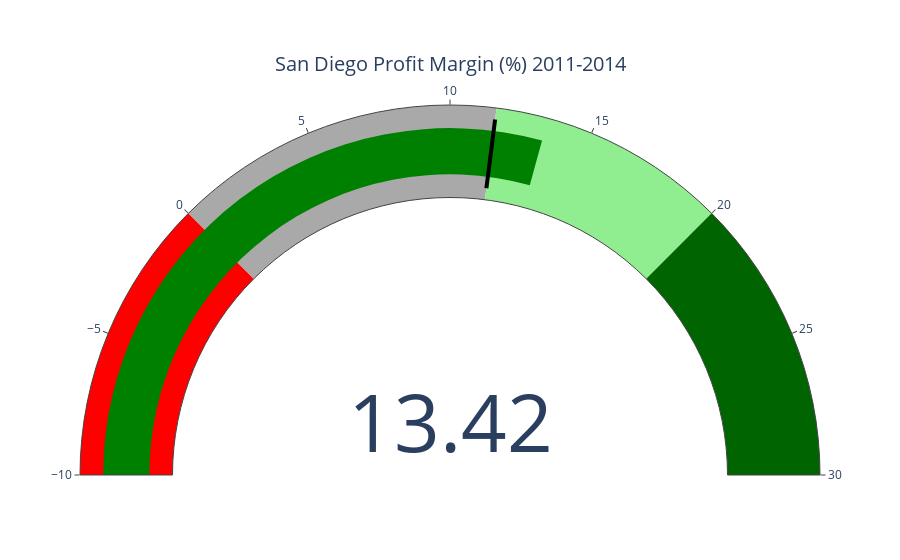

The code cell stored with this chart in its notebook:
### Code cell
import pandas as pd 
import plotly.graph_objects as go
# Load data
file_path = 'C:/Users/WILLS/Sales_Performance_Dashboard/data/superstore.csv'
df = pd.read_csv(file_path)

# Filter sales data for Los Angeles
sd_profit = df[df['City'] == 'San Diego']['Profit'].sum()
sd_sales = df[df['City'] == 'San Diego']['Sales'].sum()
sd_profit_margin = sd_profit / sd_sales * 100
target_margin = (df['Profit'].sum() / df['Sales'].sum()) * 100

fig = go.Figure(go.Indicator(
    mode="gauge+number",
    value=sd_profit_margin,
    title={'text':"San Diego Profit Margin (%) 2011-2014"},
    gauge={
        'axis': {'range': [-10,30]},
        'bar': {'color': "green" if sd_profit_margin >= target_margin else "darkred"},
        'steps': [
            {'range': [-10, 0], 'color':"red"},
            {'range': [0, target_margin], 'color':"darkgray"},
            {'range': [target_margin, 20], 'color':"lightgreen"},
            {'range': [20, 30], 'color':"darkgreen"}
        ],
        'threshold': {
            'line': {'color': "black", 'width':3},
            'thickness': 0.75,
            'value': target_margin
        }
    },
    delta={'reference': target_margin}
    ))
fig.show()

### Figure 1 — Plotly figure (JSON) as saved in the notebook; plotly's stock layout.template omitted (floating-point values rounded to 4 significant figures)
{"data": [{"delta": {"reference": 11.61}, "gauge": {"axis": {"range": [-10, 30]}, "bar": {"color": "green"}, "steps": [{"color": "red", "range": [-10, 0]}, {"color": "darkgray", "range": [0, 11.61]}, {"color": "lightgreen", "range": [11.61, 20]}, {"color": "darkgreen", "range": [20, 30]}], "threshold": {"line": {"color": "black", "width": 4}, "thickness": 0.75, "value": 11.61}}, "mode": "gauge+number", "title": {"text": "San Diego Profit Margin (%) 2011-2014"}, "type": "indicator", "value": 13.42}], "layout": {"autosize": true}}
